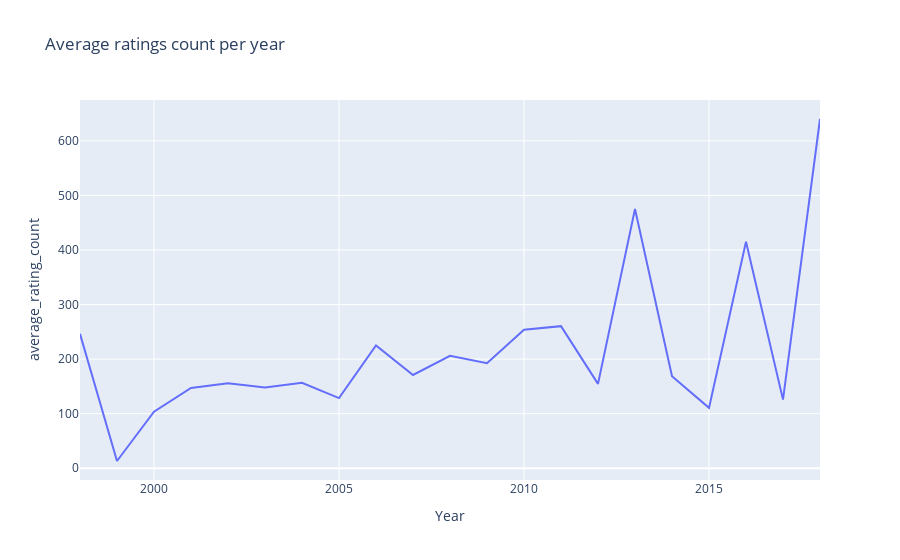

The notebook cell saved with this chart:
### Code cell
df_new = pd.DataFrame(new_df.mean().reset_index(name='pages_mean'))
df_new2['average_mean'] = df_new2["average_mean"].apply(lambda x: (x/5)*1000)
df_new3['average_rating_count'] = df_new3["average_rating_count"].apply(lambda x: round((x/1000),2))
fig = px.line(df_new3, x='Year', y= 'average_rating_count', labels={'x': 'Year', 'y': 'Mean_pages'}, title='Average ratings count per year')

fig.show()

### Figure 1 — Plotly figure (JSON) as saved in the notebook; plotly's stock layout.template omitted (floating-point values rounded to 4 significant figures)
{"data": [{"hovertemplate": "Year=%{x}<br>average_rating_count=%{y}<extra></extra>", "legendgroup": "", "line": {"color": "#636efa", "dash": "solid"}, "mode": "lines", "name": "", "orientation": "v", "showlegend": false, "type": "scatter", "x": [1998, 1999, 2000, 2001, 2002, 2003, 2004, 2005, 2006, 2007, 2008, 2009, 2010, 2011, 2012, 2013, 2014, 2015, 2016, 2017, 2018], "xaxis": "x", "y": [246.4, 13.35, 103.8, 147.3, 155.8, 147.9, 156.6, 128.6, 225.1, 171.0, 206.2, 192.5, 254.1, 260.5, 154.6, 475.2, 168.8, 110.7, 415.1, 125.8, 640.0], "yaxis": "y"}], "layout": {"legend": {"tracegroupgap": 0}, "title": {"text": "Average ratings count per year"}, "xaxis": {"anchor": "y", "domain": [0, 1], "title": {"text": "Year"}}, "yaxis": {"anchor": "x", "domain": [0, 1], "title": {"text": "average_rating_count"}}}}
